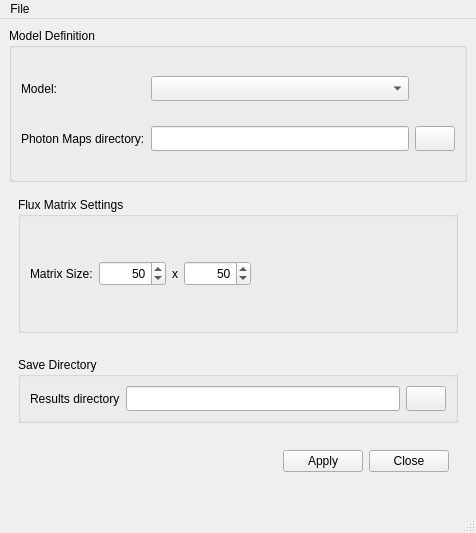
<?xml version="1.0" encoding="UTF-8"?>
<ui version="4.0">
 <class>MainWindow</class>
 <widget class="QMainWindow" name="MainWindow">
  <property name="geometry">
   <rect>
    <x>0</x>
    <y>0</y>
    <width>476</width>
    <height>533</height>
   </rect>
  </property>
  <property name="windowTitle">
   <string>MainWindow</string>
  </property>
  <widget class="QWidget" name="centralwidget">
   <layout class="QVBoxLayout" name="verticalLayout">
    <item>
     <widget class="QGroupBox" name="modelBox">
      <property name="title">
       <string>Model Definition</string>
      </property>
      <layout class="QGridLayout" name="gridLayout">
       <item row="0" column="0">
        <widget class="QLabel" name="modelLabel">
         <property name="minimumSize">
          <size>
           <width>0</width>
           <height>25</height>
          </size>
         </property>
         <property name="text">
          <string>Model:</string>
         </property>
        </widget>
       </item>
       <item row="0" column="1">
        <widget class="QComboBox" name="modelCombo">
         <property name="minimumSize">
          <size>
           <width>0</width>
           <height>25</height>
          </size>
         </property>
        </widget>
       </item>
       <item row="1" column="0">
        <widget class="QLabel" name="directoryLabel">
         <property name="minimumSize">
          <size>
           <width>0</width>
           <height>25</height>
          </size>
         </property>
         <property name="text">
          <string>Photon Maps directory:</string>
         </property>
        </widget>
       </item>
       <item row="1" column="1">
        <widget class="QLineEdit" name="directoryLine">
         <property name="minimumSize">
          <size>
           <width>0</width>
           <height>25</height>
          </size>
         </property>
        </widget>
       </item>
       <item row="1" column="2">
        <widget class="QPushButton" name="openButton">
         <property name="minimumSize">
          <size>
           <width>0</width>
           <height>25</height>
          </size>
         </property>
         <property name="text">
          <string/>
         </property>
         <property name="icon">
          <iconset resource="photonsanalyzer.qrc">
           <normaloff>:/icons/open.png</normaloff>:/icons/open.png</iconset>
         </property>
        </widget>
       </item>
      </layout>
     </widget>
    </item>
    <item>
     <widget class="QWidget" name="fluxWidget" native="true">
      <layout class="QVBoxLayout" name="verticalLayout_2">
       <item>
        <widget class="QGroupBox" name="fluxBox">
         <property name="title">
          <string>Flux Matrix Settings</string>
         </property>
         <layout class="QHBoxLayout" name="horizontalLayout_2">
          <item>
           <widget class="QLabel" name="matrixSizeLabel">
            <property name="minimumSize">
             <size>
              <width>0</width>
              <height>25</height>
             </size>
            </property>
            <property name="text">
             <string>Matrix Size:</string>
            </property>
           </widget>
          </item>
          <item>
           <widget class="QSpinBox" name="matrixWidthSpin">
            <property name="minimumSize">
             <size>
              <width>0</width>
              <height>25</height>
             </size>
            </property>
            <property name="maximumSize">
             <size>
              <width>80</width>
              <height>16777215</height>
             </size>
            </property>
            <property name="alignment">
             <set>Qt::AlignRight|Qt::AlignTrailing|Qt::AlignVCenter</set>
            </property>
            <property name="maximum">
             <number>999999999</number>
            </property>
            <property name="value">
             <number>50</number>
            </property>
           </widget>
          </item>
          <item>
           <widget class="QLabel" name="xLabel">
            <property name="sizePolicy">
             <sizepolicy hsizetype="Fixed" vsizetype="Preferred">
              <horstretch>0</horstretch>
              <verstretch>0</verstretch>
             </sizepolicy>
            </property>
            <property name="text">
             <string>x</string>
            </property>
           </widget>
          </item>
          <item>
           <widget class="QSpinBox" name="matrixHeightSpin">
            <property name="minimumSize">
             <size>
              <width>0</width>
              <height>25</height>
             </size>
            </property>
            <property name="maximumSize">
             <size>
              <width>80</width>
              <height>16777215</height>
             </size>
            </property>
            <property name="layoutDirection">
             <enum>Qt::LeftToRight</enum>
            </property>
            <property name="alignment">
             <set>Qt::AlignRight|Qt::AlignTrailing|Qt::AlignVCenter</set>
            </property>
            <property name="maximum">
             <number>999999999</number>
            </property>
            <property name="value">
             <number>50</number>
            </property>
           </widget>
          </item>
          <item>
           <spacer name="horizontalSpacer">
            <property name="orientation">
             <enum>Qt::Horizontal</enum>
            </property>
            <property name="sizeHint" stdset="0">
             <size>
              <width>40</width>
              <height>20</height>
             </size>
            </property>
           </spacer>
          </item>
         </layout>
        </widget>
       </item>
      </layout>
     </widget>
    </item>
    <item>
     <widget class="QWidget" name="saveWidgetwidget" native="true">
      <layout class="QVBoxLayout" name="verticalLayout_3">
       <item>
        <widget class="QGroupBox" name="saveBox">
         <property name="title">
          <string>Save Directory</string>
         </property>
         <layout class="QGridLayout" name="gridLayout_3">
          <item row="0" column="0">
           <widget class="QLabel" name="saveLabel">
            <property name="minimumSize">
             <size>
              <width>25</width>
              <height>0</height>
             </size>
            </property>
            <property name="text">
             <string>Results directory</string>
            </property>
           </widget>
          </item>
          <item row="0" column="1">
           <widget class="QLineEdit" name="resultsDirectoryLine">
            <property name="minimumSize">
             <size>
              <width>0</width>
              <height>25</height>
             </size>
            </property>
           </widget>
          </item>
          <item row="0" column="2">
           <widget class="QPushButton" name="saveButton">
            <property name="minimumSize">
             <size>
              <width>0</width>
              <height>25</height>
             </size>
            </property>
            <property name="text">
             <string/>
            </property>
            <property name="icon">
             <iconset resource="photonsanalyzer.qrc">
              <normaloff>:/icons/open.png</normaloff>:/icons/open.png</iconset>
            </property>
           </widget>
          </item>
         </layout>
        </widget>
       </item>
       <item>
        <widget class="QWidget" name="buttonsWidget" native="true">
         <layout class="QHBoxLayout" name="horizontalLayout">
          <item>
           <spacer name="horizontalSpacer_2">
            <property name="orientation">
             <enum>Qt::Horizontal</enum>
            </property>
            <property name="sizeHint" stdset="0">
             <size>
              <width>1000</width>
              <height>20</height>
             </size>
            </property>
           </spacer>
          </item>
          <item>
           <widget class="QDialogButtonBox" name="buttonBox">
            <property name="layoutDirection">
             <enum>Qt::RightToLeft</enum>
            </property>
            <property name="standardButtons">
             <set>QDialogButtonBox::Apply|QDialogButtonBox::Close</set>
            </property>
           </widget>
          </item>
         </layout>
        </widget>
       </item>
      </layout>
     </widget>
    </item>
   </layout>
  </widget>
  <widget class="QMenuBar" name="menubar">
   <property name="geometry">
    <rect>
     <x>0</x>
     <y>0</y>
     <width>476</width>
     <height>21</height>
    </rect>
   </property>
   <widget class="QMenu" name="menuFile">
    <property name="title">
     <string>File</string>
    </property>
    <addaction name="actionOpen"/>
   </widget>
   <addaction name="menuFile"/>
  </widget>
  <widget class="QStatusBar" name="statusbar"/>
  <action name="actionOpen">
   <property name="text">
    <string>Open</string>
   </property>
  </action>
 </widget>
 <resources>
  <include location="photonsanalyzer.qrc"/>
 </resources>
 <connections>
  <connection>
   <sender>buttonBox</sender>
   <signal>rejected()</signal>
   <receiver>MainWindow</receiver>
   <slot>close()</slot>
   <hints>
    <hint type="sourcelabel">
     <x>370</x>
     <y>463</y>
    </hint>
    <hint type="destinationlabel">
     <x>237</x>
     <y>266</y>
    </hint>
   </hints>
  </connection>
 </connections>
</ui>
